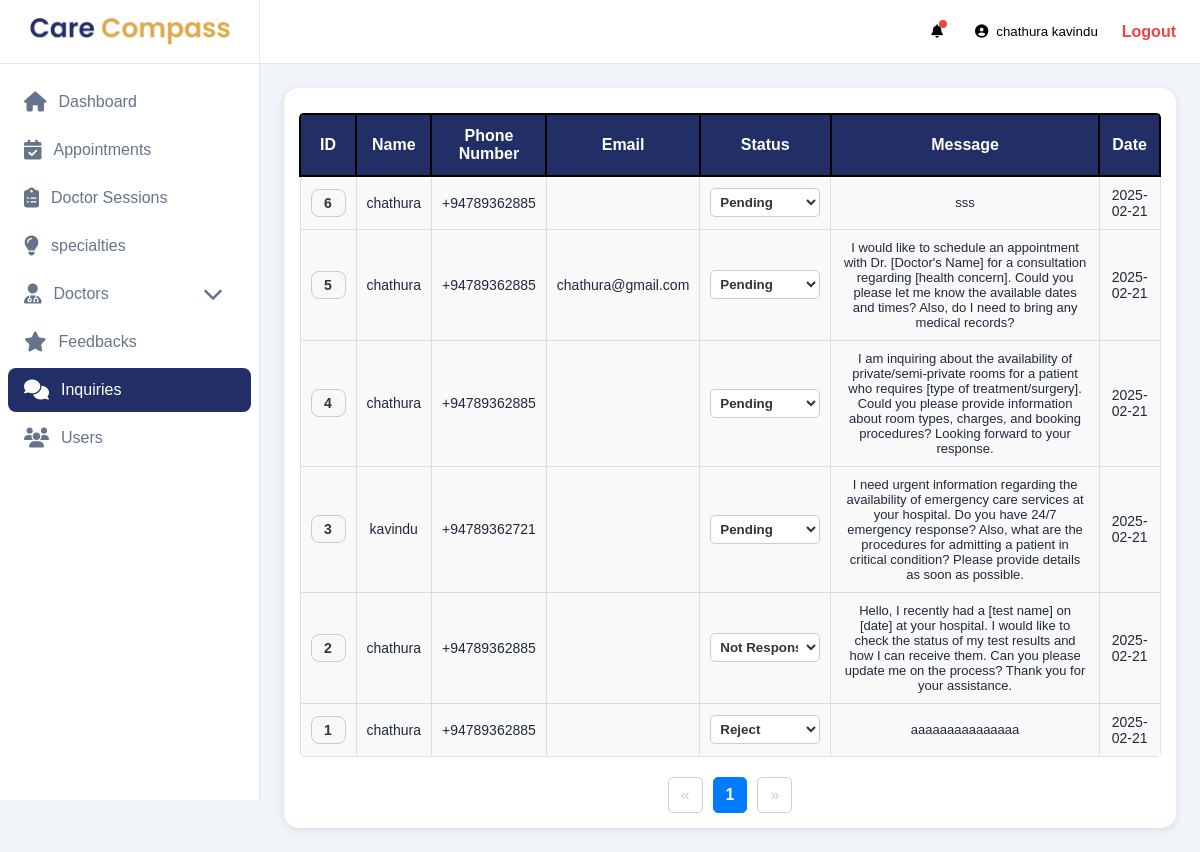
/admin/inquiries.php (signed in), run on the app's committed database.
### tables this page shows
CREATE TABLE IF NOT EXISTS `inquiries` (
  `id` int NOT NULL AUTO_INCREMENT,
  `name` varchar(60) NOT NULL,
  `number` varchar(20) NOT NULL,
  `email` varchar(100) DEFAULT NULL,
  `message` text NOT NULL,
  `status` varchar(50) NOT NULL,
  `date` varchar(150) DEFAULT NULL,
  PRIMARY KEY (`id`)
);

### functions/patients.php (called while the page is built, shortened)
<?php
function getAllInquiries($conn, $start, $limit){
    $sql = "SELECT * FROM inquiries ORDER BY id DESC LIMIT $start, $limit";
    $result = mysqli_query($conn, $sql);
    $inquiries = mysqli_fetch_all($result, MYSQLI_ASSOC);
    return $inquiries;
}
function getInquiriesCount($conn){
    $sql = "SELECT COUNT(*) FROM inquiries";
    $result = mysqli_query($conn, $sql);
    $count = mysqli_fetch_row($result);
    return $count[0];
}

### admin/inquiries.php (the view, shortened to what this page needs)
<?php include 'header.php';
include '../functions/patients.php';
?>
<div class="dashboard-content">
    <div class="card-body">
        <div id="datatable-buttons_wrapper" class="dataTables_wrapper dt-bootstrap5 no-footer">
            <div class="row">
                <div class="col-sm-12">
                    <table id="datatable-buttons" class="table table-striped table-bordered dt-responsive nowrap" style="width: 100%;">
                        <thead>
                            <tr>
                                <th>ID</th>
                                <th>Name</th>
                                <th>Phone Number</th>
                                <th>Email</th>
                                <th>Status</th>
                                <th>Message</th>
                                <th>Date</th>
                            </tr>
                        </thead>
                        <tbody class="index">
                            <tr class="align-middle">
                            <?php
                                if (!isset($_GET['page'])) {
                                    $end = 1 * 25;
                                    $start = $end - 25;
                                } else {
                                    $end = $_GET['page'] * 25;
                                    $start = $end - 25;
                                }
                                $inquiries = getAllInquiries($conn, $start, $end);
                                foreach ($inquiries as $inquiry):
                            ?>
                                <form action="" method="post" onsubmit="return confirmSubmit(this);">
                            <tr>
                                <td><input type="text" name="id" value="<?= $inquiry['id'] ?>" placeholder="<?= $inquiry['id'] ?>" readonly></td>
                                <td><?= $inquiry['name'] ?></td>
                                <td><?= $inquiry['number'] ?></td>
                                <td><?= $inquiry['email'] ?></td>
                                <td>
                                    <select class="form-select" name="status" aria-label="Default select example" onchange="confirmChange(this)">
                                        <option selected><?= $inquiry['status'] ?></option>
                                    </select>
                                </td>
                                <td class="message"><?= $inquiry['message'] ?></td>
                                <td><?= $inquiry['date'] ?></td>
                            </tr>
                            </form>
                            </tr>
                        <?php endforeach; ?>
                        </tbody>
                    </table>
                </div>
            </div>
        </div>
        <div class="d-flex justify-content-end mt-5">
            <nav aria-label="Page navigation">
                <ul class="pagination">
                    <?php
                    $total_pages = ceil(getInquiriesCount($conn) / 25);
                    $current_page = isset($_GET['page']) ? (int)$_GET['page'] : 1;
                    $prev_page = max(1, $current_page - 1);
                    $next_page = min($total_pages, $current_page + 1);
                    ?>
                    <li class="page-item <?= ($current_page == 1) ? 'disabled' : '' ?>">
                        <a class="page-link" href="inquiries.php?page=<?= $prev_page ?>" aria-label="Previous">
                            <span aria-hidden="true">&laquo;</span>
                        </a>
                    </li>
                    <?php for ($i = 1; $i <= $total_pages; $i++) : ?>
                        <li class="page-item <?= ($i == $current_page) ? 'active' : '' ?>">
                            <a class="page-link" href="inquiries.php?page=<?= $i ?>"><?= $i ?></a>
                        </li>
                    <?php endfor; ?>
                    <li class="page-item <?= ($current_page == $total_pages) ? 'disabled' : '' ?>">
                        <a class="page-link" href="inquiries.php?page=<?= $next_page ?>" aria-label="Next">
                            <span aria-hidden="true">&raquo;</span>
                        </a>
                    </li>
                </ul>
            </nav>
        </div>
    </div>
</div>

### assets/css/users/styles.css (style rules this page uses)
* { margin: 0; padding: 0; box-sizing: border-box; font-family: 'Poppins', sans-serif; font-weight: 500; --primary-color: #222F66; --secondary-color: #DEAA4E; }
body { background-color: #f1f5f9; color: #1e293b; }
.dashboard-content { padding: 24px; gap: 24px; display: flex; flex-direction: column; }
.card-body { border-radius: 15px; box-shadow: 0 2px 10px rgba(0, 0, 0, 0.1); background: #fff; padding: 15px; }
.table { width: 100%; border-collapse: collapse; margin-top: 10px; }
.table th { background: var(--primary-color); color: white; padding: 12px; border: 2px solid black; text-align: center; }
.table td { border: 1px solid rgba(0, 0, 0, 0.105); padding: 10px; text-align: center; border-bottom: 1px solid #ddd; }
.table-striped tbody tr:nth-child(odd) { background: #f8f9fa; }
.pagination { display: flex; list-style: none; padding: 0; justify-content: center; align-items: center; margin-top: 20px; }
.pagination li { margin: 0 5px; }
.pagination a { text-decoration: none; padding: 8px 12px; border: 1px solid #007bff; color: #007bff; font-size: 16px; border-radius: 5px; transition: 0.3s ease-in-out; display: inline-block; }
.pagination .active a { background-color: #007bff; color: white; font-weight: bold; }
.pagination .disabled a { pointer-events: none; color: #ccc; border-color: #ccc; }
table { width: 100%; margin: auto; border-collapse: collapse; background: #fff; border-radius: 5px; overflow: hidden; }
th, td { padding: 12px; border: 1px solid #ddd; text-align: center; }
th { background-color: #007bff; color: white; font-weight: bold; }
tr:nth-child(even) { background-color: #f9f9f9; }
input, textarea { font-size: 14px; font-weight: 500; width: 100%; padding: 0.75rem; border: 1px solid #d1d5db; border-radius: 0.5rem; background-color: white; transition: all 0.2s; }
select[name="status"] { width: 110px; padding: 5px; border-radius: 5px; border: 1px solid #ccc; background-color: #fff; color: #333; font-weight: bold; cursor: pointer; }
select[name="status"] option[selected] { font-weight: bold; background-color: green; }

### admin/inquiries.php (style rules this page uses)
input[name="id"] { width: 35px; padding: 5px; text-align: center; border: 1px solid #ccc; background-color: #f8f8f8; color: #333; font-weight: bold; cursor: not-allowed; }
.message { font-size: 13px; width: 400px; }
td { font-size: 14px; }
select[name="status"] { width: 110px; padding: 5px; border-radius: 5px; border: 1px solid #ccc; background-color: #fff; color: #333; font-weight: bold; cursor: pointer; }
select[name="status"] option[selected] { font-weight: bold; background-color: green; }

### data on the page
inquiries: id "6", name "chathura", number "+94789362885", status "Pending", message "sss", date "2025-02-21"
inquiries: id "5", name "chathura", number "+94789362885", email "chathura@gmail.com", status "Pending", message "I would like to schedule an appointment with Dr. [Doctor's Name] for a consultation regarding [health concern]. Could you please let me know the available dates and times? Also, do I need to bring any medical records?", date "2025-02-21"
inquiries: id "4", name "chathura", number "+94789362885", status "Pending", message "I am inquiring about the availability of private/semi-private rooms for a patient who requires [type of treatment/surgery]. Could you please provide information about room types, charges, and booking procedures? Looking forward to your response.", date "2025-02-21"
inquiries: id "3", name "kavindu", number "+94789362721", status "Pending", message "I need urgent information regarding the availability of emergency care services at your hospital. Do you have 24/7 emergency response? Also, what are the procedures for admitting a patient in critical condition? Please provide details as soon as possible.", date "2025-02-21"
inquiries: id "2", name "chathura", number "+94789362885", status "Not Response", message "Hello, I recently had a [test name] on [date] at your hospital. I would like to check the status of my test results and how I can receive them. Can you please update me on the process? Thank you for your assistance.", date "2025-02-21"
inquiries: id "1", name "chathura", number "+94789362885", status "Reject", message "aaaaaaaaaaaaaaa", date "2025-02-21"

### other printed values
$_SESSION['name'] "chathura kavindu"
